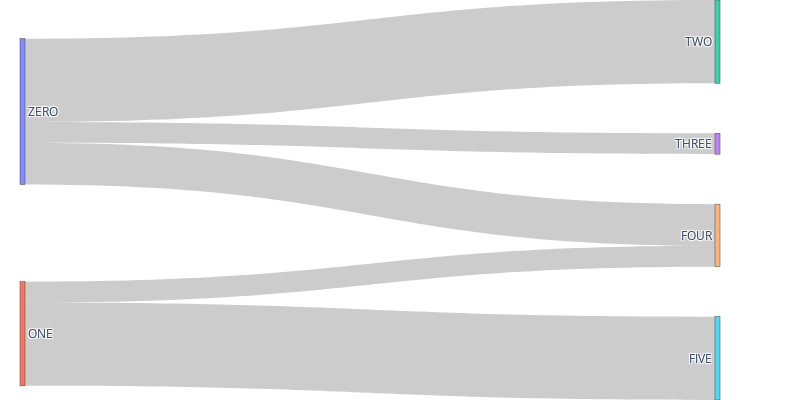

Notebook cell for this chart:
### Markdown cell above
#### Models

### Code cell
# data

label = ["ZERO", "ONE", "TWO", "THREE", "FOUR", "FIVE"]
source = [0, 0, 1, 1, 0]
target = [2, 3, 4, 5, 4]
value = [8, 2, 2, 8, 4]

# data to dict, dict to sankey

link = dict(source = source, target = target, value = value)
print(f"link: {link}")

node = dict(label = label, pad=50, thickness=5)
print(f"node: {node}")

data = go.Sankey(link = link, node=node)
print(f"data: {data}")

# plot

fig = go.Figure(data)
fig.update_layout(
    height = 400,
    width = 800,
    margin = {'t':0, 'b':0, 'l':20}
)

fig.show()

### Figure 1 — Plotly figure (JSON) as saved in the notebook; plotly's stock layout.template omitted (floating-point values rounded to 4 significant figures)
{"data": [{"link": {"source": [0, 0, 1, 1, 0], "target": [2, 3, 4, 5, 4], "value": [8, 2, 2, 8, 4]}, "node": {"label": ["ZERO", "ONE", "TWO", "THREE", "FOUR", "FIVE"], "pad": 50, "thickness": 5}, "type": "sankey"}], "layout": {"height": 400, "margin": {"b": 0, "l": 20, "t": 0}, "width": 800}}
